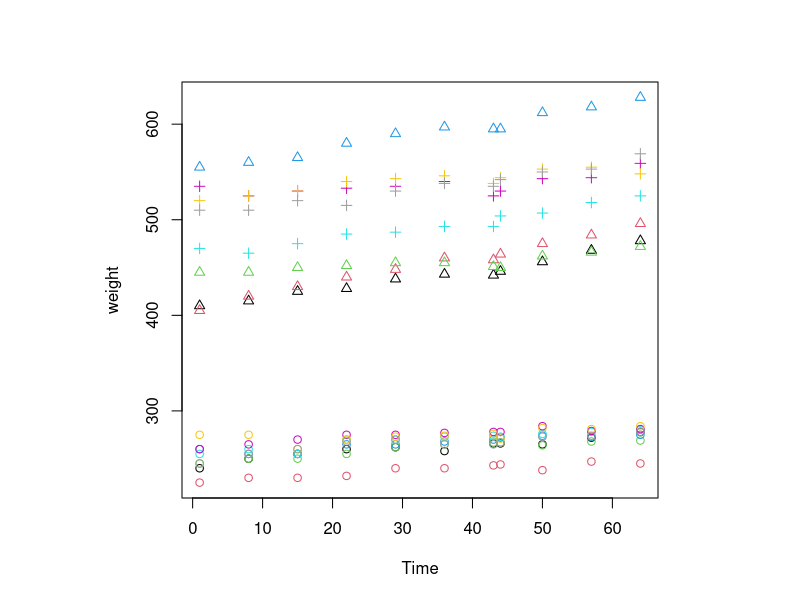
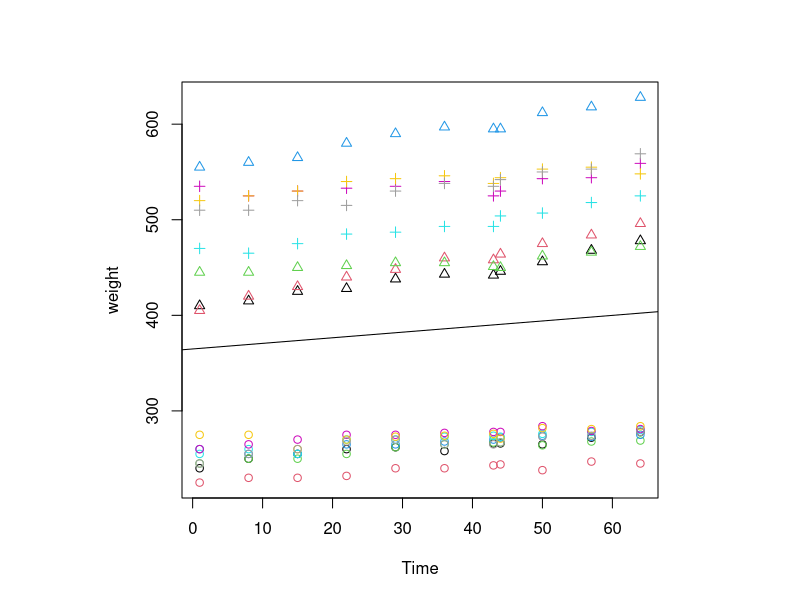
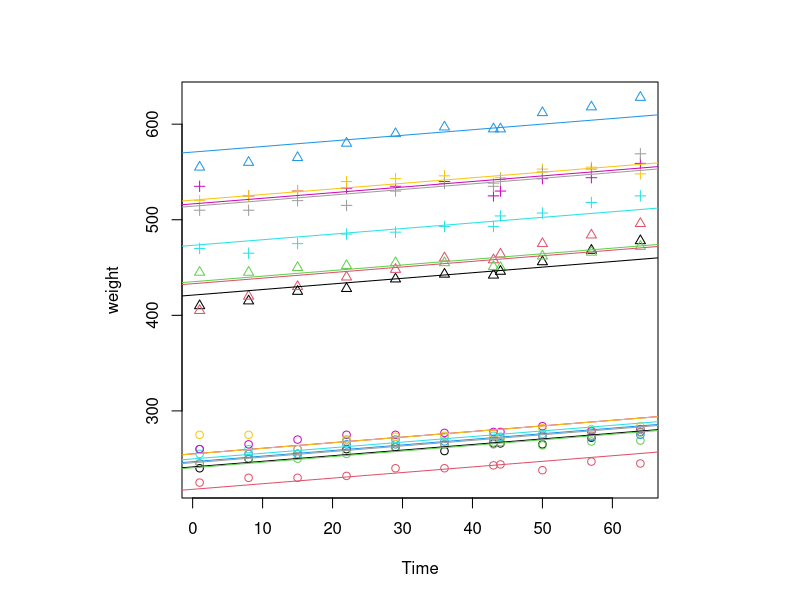
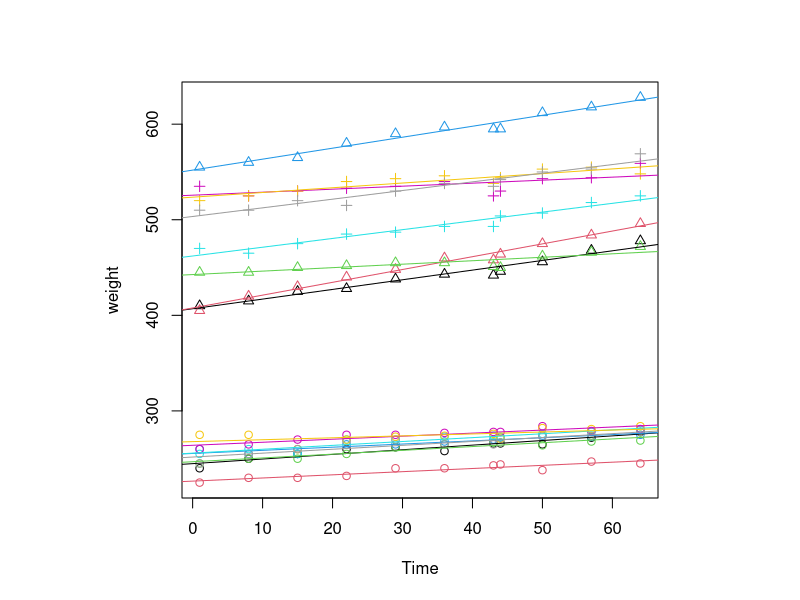
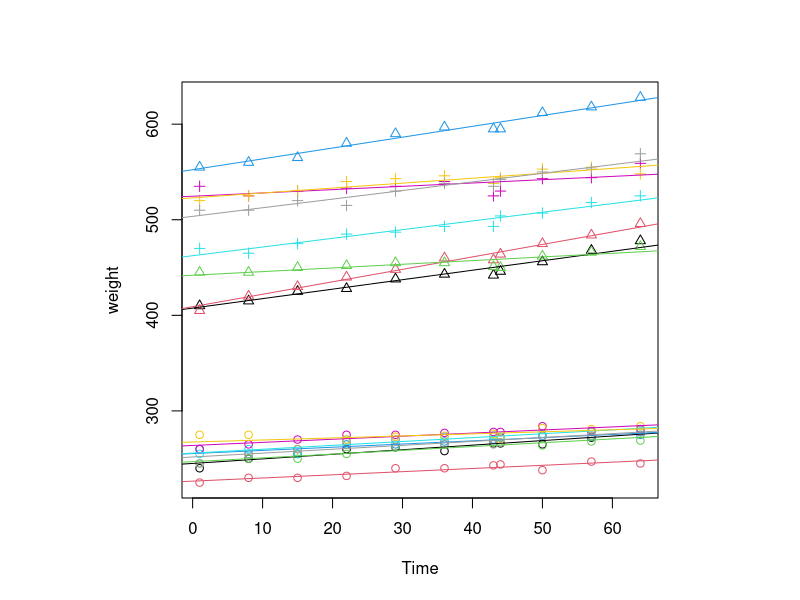
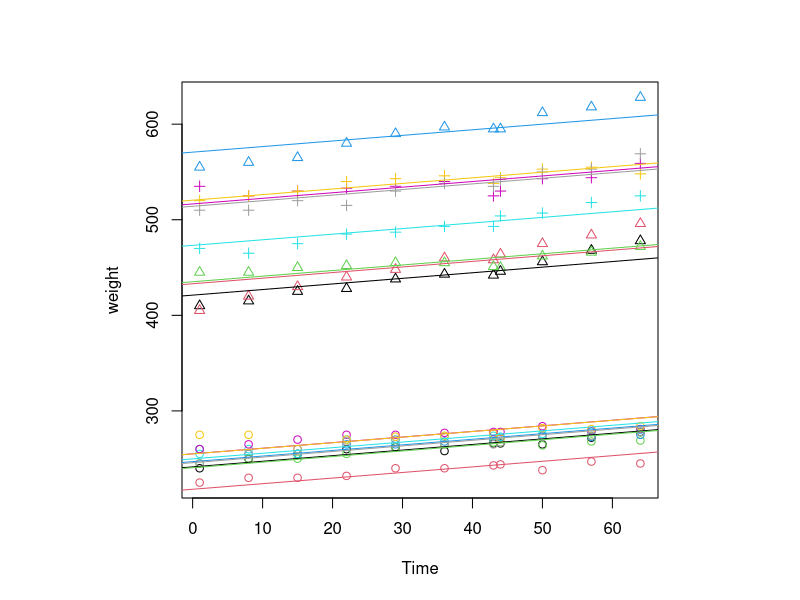
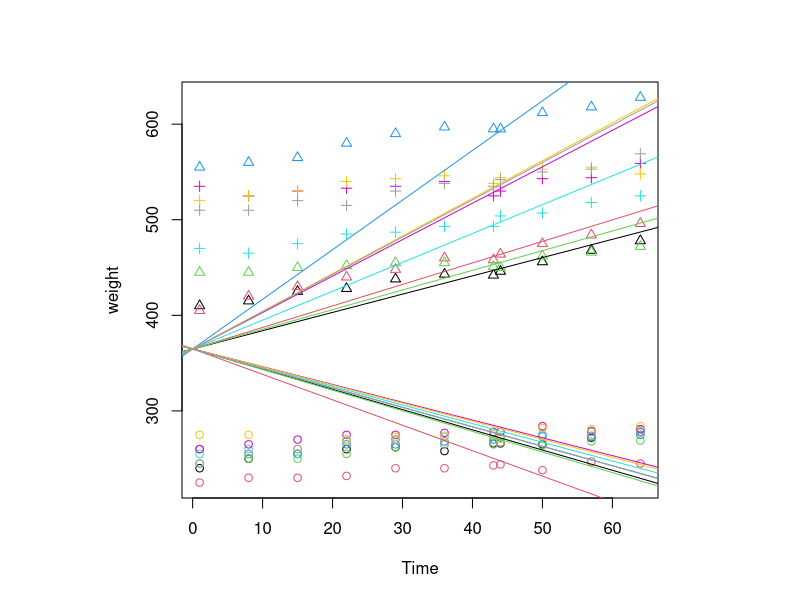
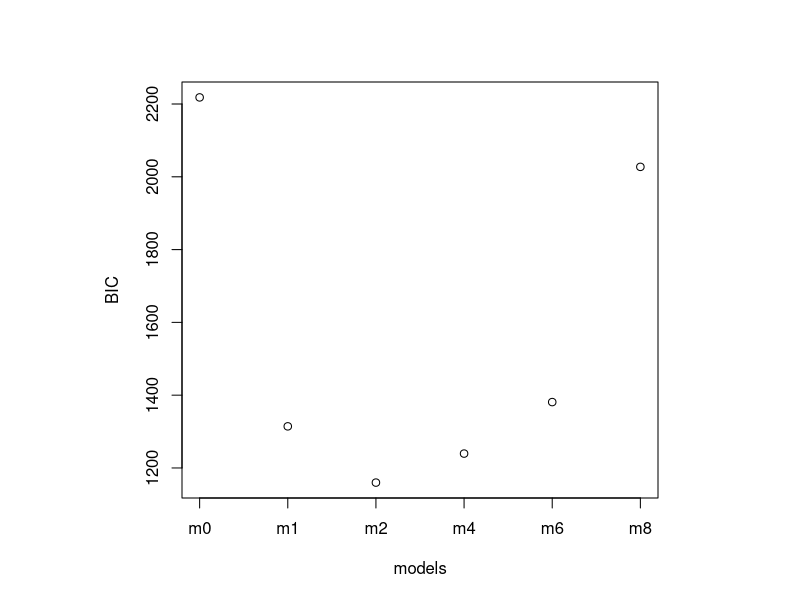

R code for these plots, in order:
## ---- chunk 1
knitr::opts_chunk$set(collapse=TRUE, comment = "#>", fig.width=9, fig.height=6, eval=TRUE, echo=TRUE, results="verbatim", warning=FALSE)
## ---- chunk 2
d = nlme::BodyWeight
d$Rat = factor(d$Rat, levels=unique(d$Rat), order=FALSE)
head(d)
dim(d)
layout(1, respect=TRUE)
plot(weight~Time, d, col=d$Rat, pch=as.numeric(d$Diet))
## ---- chunk 3
m0 = lm(weight~Time, d)
m1 = lm(weight~Time+Rat, d)
m2 = lm(weight~Time*Rat, d)
## ---- chunk 4
layout(1, respect=TRUE)

m0 = lm(weight~Time, d)
summary(m0)
plot(weight~Time, d, col=d$Rat, lty=as.numeric(d$Diet), pch=as.numeric(d$Diet))
abline(m0)

m1 = lm(weight~Time+Rat, d)
summary(m1)
plot(weight~Time, d, col=d$Rat, lty=as.numeric(d$Diet), pch=as.numeric(d$Diet))
abline(a=m1$coef[1]             , b=m1$coef[2], col=1)
n = length(levels(d$Rat))
for (i in 2:n) {
  abline(a=m1$coef[1] + m1$coef[i+1], b=m1$coef[2], col=i)  
}


m2 = lm(weight~Time*Rat, d)
summary(m2)
plot(weight~Time, d, col=d$Rat, lty=as.numeric(d$Diet), pch=as.numeric(d$Diet))
abline(a=m2$coef[1]             , b=m2$coef[2]              , col=1)
n = length(levels(d$Rat))
for (i in 2:n) {
  abline(a=m2$coef[1] + m2$coef[i+1], b=m2$coef[2] + m2$coef[n+i] , col=i)
}
# abline(a=m2$coef[1] + m2$coef[3], b=m2$coef[2] + m2$coef[7] , col=2)
# abline(a=m2$coef[1] + m2$coef[4], b=m2$coef[2] + m2$coef[8] , col=3)
# abline(a=m2$coef[1] + m2$coef[5], b=m2$coef[2] + m2$coef[9] , col=4)
# abline(a=m2$coef[1] + m2$coef[6], b=m2$coef[2] + m2$coef[10], col=5)

## ---- chunk 5
m4 = lme4::lmer(weight ~ Time + (Time | Rat), data=d)
## ---- chunk 6
layout(1, respect=TRUE)


m4 = lme4::lmer(weight ~ Time + (Time | Rat), data=d)
summary(m4)
coef(m4)
plot(weight~Time, d, col=d$Rat, lty=as.numeric(d$Diet), pch=as.numeric(d$Diet))
n = length(levels(d$Rat))
for (i in 1:n) {
  abline(a=coef(m4)$Rat[i,1], b=coef(m4)$Rat[i,2], col=i)
}
## ---- chunk 7
m6 = lme4::lmer(weight ~ Time + (1 | Rat), data = d)
m8 = lme4::lmer(weight ~ Time + (0+Time | Rat), data = d)
## ---- chunk 8
layout(1, respect=TRUE)

m6 = lme4::lmer(weight ~ Time + (1 | Rat), data = d)
summary(m6)
coef(m6)
plot(weight~Time, d, col=d$Rat, lty=as.numeric(d$Diet), pch=as.numeric(d$Diet))
n = length(levels(d$Rat))
for (i in 1:n) {
  abline(a=coef(m6)$Rat[i,1], b=coef(m6)$Rat[i,2], col=i)
}

m8 = lme4::lmer(weight ~ Time + (0+Time | Rat), data = d)
summary(m8)
coef(m8)
plot(weight~Time, d, col=d$Rat, lty=as.numeric(d$Diet), pch=as.numeric(d$Diet))
for (i in 1:n) {
  abline(a=coef(m8)$Rat[i,1], b=coef(m8)$Rat[i,2], col=i)
}
## ---- chunk 9
layout(1, respect=TRUE)
plot(c(
  BICm0=BIC(m0),
  BICm1=BIC(m1),
  BICm2=BIC(m2),
  BICm4=BIC(m4),
  BICm6=BIC(m6),
  BICm8=BIC(m8)
), ylab="BIC", xaxt="n", xlab="models")
axis(1, at=1:6, label=c("m0", "m1", "m2", "m4", "m6", "m8"))

## ---- chunk 10
BIC(m0)
BIC(m1)
BIC(m2)
BIC(m4)
BIC(m6)
BIC(m8)
## ---- chunk 11
layout(matrix(1:2,1), respect=TRUE)
plot(weight~Time, d, col=d$Rat, pch=as.numeric(d$Diet))
m = lm(weight~Time + Rat + Time:Diet, d)
summary(m)
# m$coef
abline(a=m$coef[1]                    , b=m$coef[2]                       , col=1)
abline(a=m$coef[1] + m$coef[["Rat2" ]], b=m$coef[2]                       , col=2)
abline(a=m$coef[1] + m$coef[["Rat3" ]], b=m$coef[2]                       , col=3)
abline(a=m$coef[1] + m$coef[["Rat4" ]], b=m$coef[2]                       , col=4)
abline(a=m$coef[1] + m$coef[["Rat5" ]], b=m$coef[2]                       , col=5)
abline(a=m$coef[1] + m$coef[["Rat6" ]], b=m$coef[2]                       , col=6)
abline(a=m$coef[1] + m$coef[["Rat7" ]], b=m$coef[2]                       , col=7)
abline(a=m$coef[1] + m$coef[["Rat8" ]], b=m$coef[2]                       , col=8)
abline(a=m$coef[1] + m$coef[["Rat9" ]], b=m$coef[2]+m$coef[["Time:Diet2"]], col=9)
abline(a=m$coef[1] + m$coef[["Rat10"]], b=m$coef[2]+m$coef[["Time:Diet2"]], col=10)
abline(a=m$coef[1] + m$coef[["Rat11"]], b=m$coef[2]+m$coef[["Time:Diet2"]], col=11)
abline(a=m$coef[1] + m$coef[["Rat12"]], b=m$coef[2]+m$coef[["Time:Diet2"]], col=12)
abline(a=m$coef[1] + m$coef[["Rat13"]], b=m$coef[2]+m$coef[["Time:Diet3"]], col=13)
abline(a=m$coef[1] + m$coef[["Rat14"]], b=m$coef[2]+m$coef[["Time:Diet3"]], col=14)
abline(a=m$coef[1] + m$coef[["Rat15"]], b=m$coef[2]+m$coef[["Time:Diet3"]], col=15)
abline(a=m$coef[1] + m$coef[["Rat16"]], b=m$coef[2]+m$coef[["Time:Diet3"]], col=16)


m = lm(weight~Time + Rat + Diet + Time:Diet, d)
summary(m)

plot(weight~Time, d, col=d$Rat, pch=as.numeric(d$Diet))
m = lm(weight~Time + Diet + Rat + Time:Diet, d)
summary(m)

abline(a=m$coef[1]                                        , b=m$coef[2]                       , col=1)
abline(a=m$coef[1] + m$coef[["Rat2" ]]                    , b=m$coef[2]                       , col=2)
abline(a=m$coef[1] + m$coef[["Rat3" ]]                    , b=m$coef[2]                       , col=3)
abline(a=m$coef[1] + m$coef[["Rat4" ]]                    , b=m$coef[2]                       , col=4)
abline(a=m$coef[1] + m$coef[["Rat5" ]]                    , b=m$coef[2]                       , col=5)
abline(a=m$coef[1] + m$coef[["Rat6" ]]                    , b=m$coef[2]                       , col=6)
abline(a=m$coef[1] + m$coef[["Rat7" ]]                    , b=m$coef[2]                       , col=7)
abline(a=m$coef[1] + m$coef[["Rat8" ]]                    , b=m$coef[2]                       , col=8)
abline(a=m$coef[1] + m$coef[["Rat9" ]] + m$coef[["Diet2"]], b=m$coef[2]+m$coef[["Time:Diet2"]], col=9)
abline(a=m$coef[1] + m$coef[["Rat10"]] + m$coef[["Diet2"]], b=m$coef[2]+m$coef[["Time:Diet2"]], col=10)
abline(a=m$coef[1] + m$coef[["Rat11"]] + m$coef[["Diet2"]], b=m$coef[2]+m$coef[["Time:Diet2"]], col=11)
abline(a=m$coef[1] +                     m$coef[["Diet2"]], b=m$coef[2]+m$coef[["Time:Diet2"]], col=12)
abline(a=m$coef[1] + m$coef[["Rat13"]] + m$coef[["Diet3"]], b=m$coef[2]+m$coef[["Time:Diet3"]], col=13)
abline(a=m$coef[1] + m$coef[["Rat14"]] + m$coef[["Diet3"]], b=m$coef[2]+m$coef[["Time:Diet3"]], col=14)
abline(a=m$coef[1] + m$coef[["Rat15"]] + m$coef[["Diet3"]], b=m$coef[2]+m$coef[["Time:Diet3"]], col=15)
abline(a=m$coef[1] +                     m$coef[["Diet3"]], b=m$coef[2]+m$coef[["Time:Diet3"]], col=16)

## ---- chunk 12
d = d[d$Diet!=1,]
m = lm(weight~Time + Diet +  Time:Diet, d)
summary(m)

m = lm(weight~Time + Rat + Time:Diet, d)
summary(m)



## ---- chunk 13
d = nlme::BodyWeight
d$Rat = factor(d$Rat, levels=unique(d$Rat), order=FALSE)

layout(matrix(1:3,1), respect=TRUE)

m9 = lme4::lmer(weight ~ Time*Diet + (Time | Rat), data=d)
summary(m9)
coef(m9)
plot(weight~Time, d, col=d$Rat, lty=as.numeric(d$Diet), pch=as.numeric(d$Diet), main="weight ~ Time*Diet + (Time | Rat)")
n = length(levels(d$Rat))
for (i in 1:n) {
  tmp_diet = d[d$Rat==i,]$Diet[1]
  if (tmp_diet==1) {
    abline(a=coef(m9)$Rat[i,1], b=coef(m9)$Rat[i,2], col=i)    
  } else if (tmp_diet==2) {
    abline(a=coef(m9)$Rat[i,1]+coef(m9)$Rat[i,3], b=coef(m9)$Rat[i,2]+coef(m9)$Rat[i,5], col=i)        
  } else {
    abline(a=coef(m9)$Rat[i,1]+coef(m9)$Rat[i,4], b=coef(m9)$Rat[i,2]+coef(m9)$Rat[i,6], col=i)    
  }
}



m10 = lme4::lmer(weight ~ Time*Diet + (1 | Rat), data=d)
summary(m10)
coef(m10)
plot(weight~Time, d, col=d$Rat, lty=as.numeric(d$Diet), pch=as.numeric(d$Diet), main="weight ~ Time*Diet + (1 | Rat)")
n = length(levels(d$Rat))
for (i in 1:n) {
  tmp_diet = d[d$Rat==i,]$Diet[1]
  if (tmp_diet==1) {
    abline(a=coef(m10)$Rat[i,1], b=coef(m10)$Rat[i,2], col=i)    
  } else if (tmp_diet==2) {
    abline(a=coef(m10)$Rat[i,1]+coef(m10)$Rat[i,3], b=coef(m10)$Rat[i,2]+coef(m10)$Rat[i,5], col=i)        
  } else {
    abline(a=coef(m10)$Rat[i,1]+coef(m10)$Rat[i,4], b=coef(m10)$Rat[i,2]+coef(m10)$Rat[i,6], col=i)    
  }
}
points(d$Time, predict(m10, d), col=d$Rat, pch=16)




m11 = lme4::lmer(weight ~ Time*Diet + (0+Time | Rat), data=d)
summary(m11)
coef(m11)
plot(weight~Time, d, col=d$Rat, lty=as.numeric(d$Diet), pch=as.numeric(d$Diet), main="weight ~ Time*Diet + (0+Time | Rat)")
n = length(levels(d$Rat))
for (i in 1:n) {
  tmp_diet = d[d$Rat==i,]$Diet[1]
  if (tmp_diet==1) {
    abline(a=coef(m11)$Rat[i,1], b=coef(m11)$Rat[i,2], col=i)    
  } else if (tmp_diet==2) {
    abline(a=coef(m11)$Rat[i,1]+coef(m11)$Rat[i,3], b=coef(m11)$Rat[i,2]+coef(m11)$Rat[i,5], col=i)        
  } else {
    abline(a=coef(m11)$Rat[i,1]+coef(m11)$Rat[i,4], b=coef(m11)$Rat[i,2]+coef(m11)$Rat[i,6], col=i)    
  }
}





plot(c(BIC(m9), BIC(m10), BIC(m11)))



m12 = nlme::lme(weight ~ Time*Diet, random = ~ 1, data=d)
summary(m12)



# # cours_reglog.html#42_test_du_rapport_de_vraisemblance
# anova(m4, m9, test="Chisq")


## ---- chunk 14
sessionInfo()
